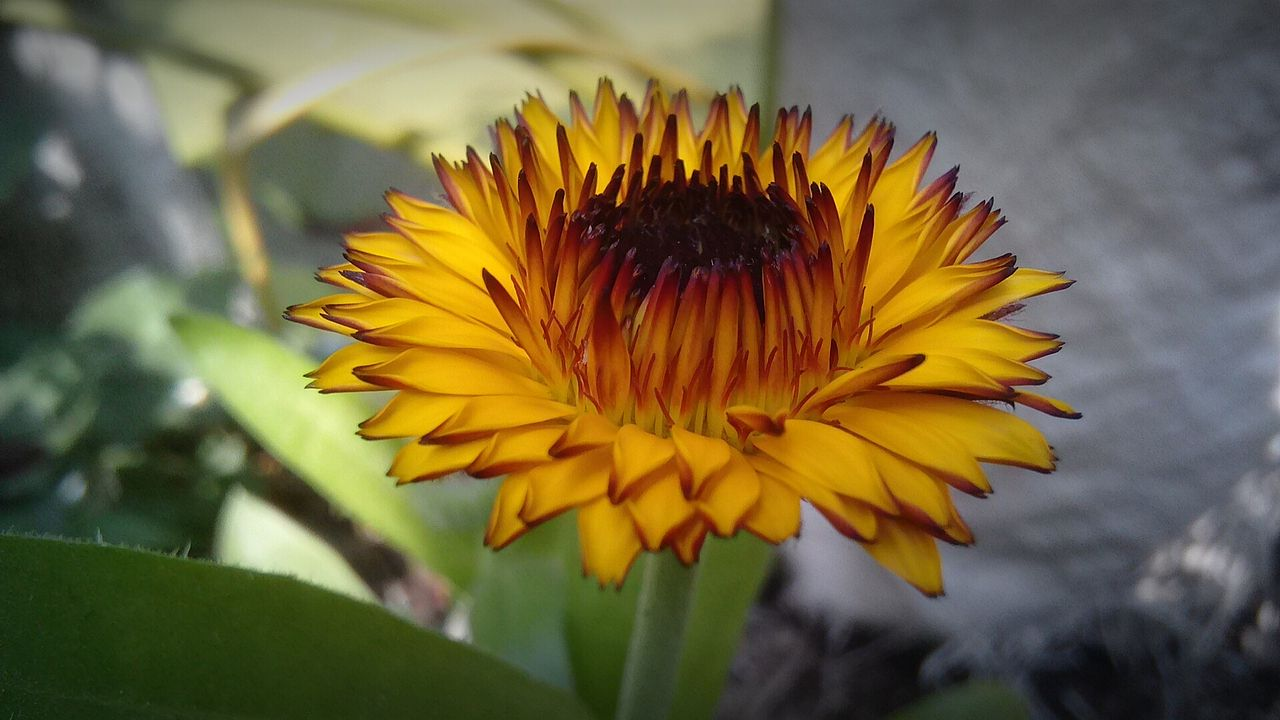
#> input picture Practice/img.jpg, 1280 x 720 px
$ python erosion.py
#> lines starting #> are read from the running program, lines starting #| are printed output that depends on the picture
import cv2
import numpy as np

# image erosion operation
image = cv2.imread('img.jpg', 0)
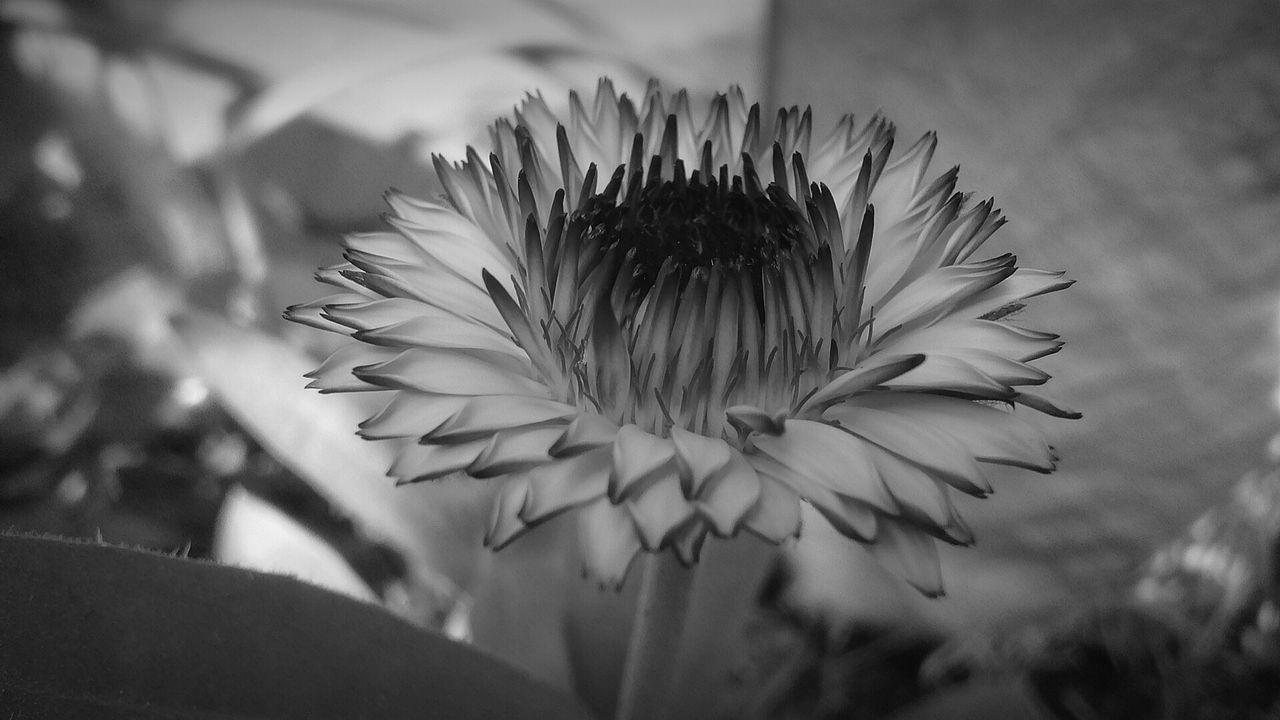
#> image: shape (720, 1280); min 0, max 252, mean 99.9
kernel = np.ones((5,5), np.uint8)
erosion = cv2.erode(image,kernel,iterations = 1)
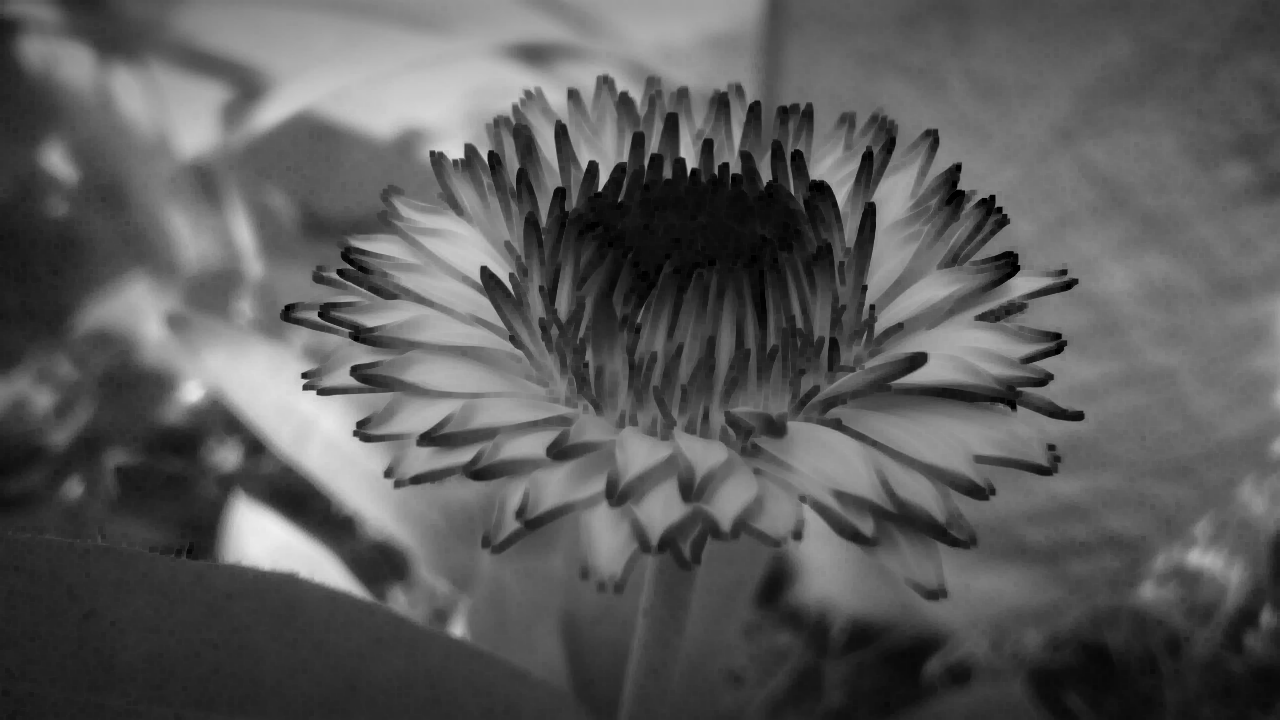
#> erosion: shape (720, 1280); min 0, max 239, mean 91.1
cv2.imshow('Erosion', erosion)
cv2.waitKey(0)
